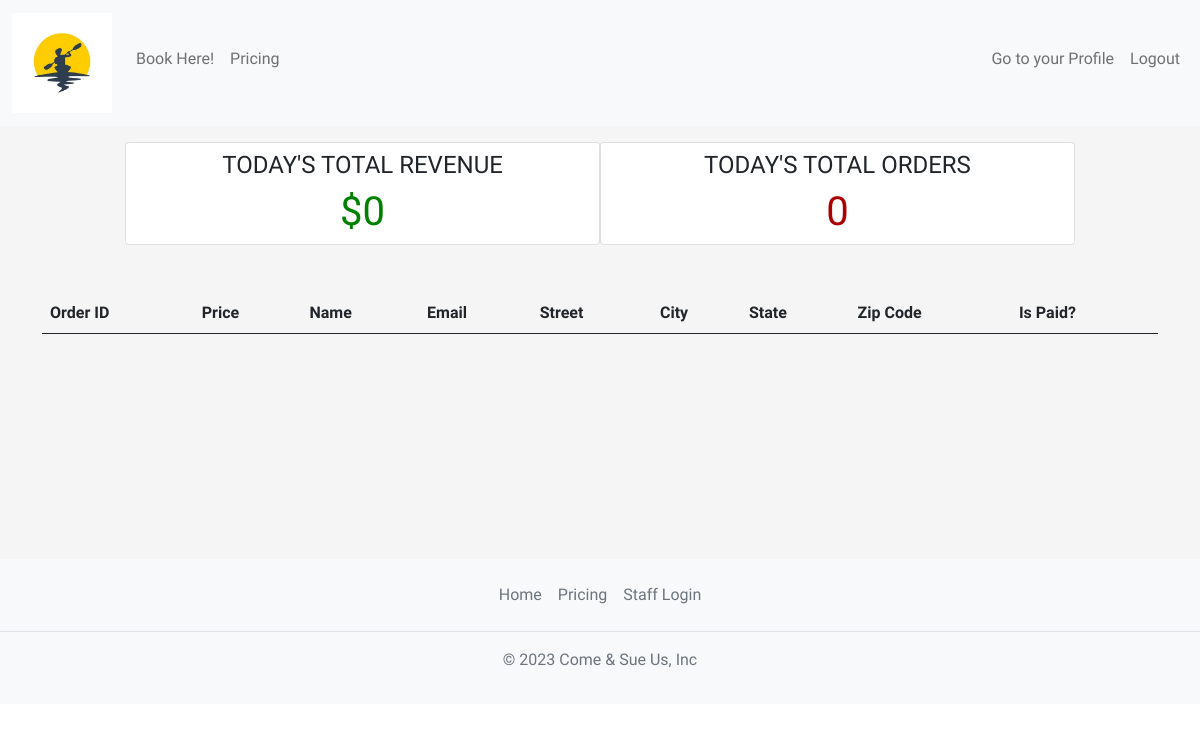
The app's page /staff/dashboard/ (signed in), older data.
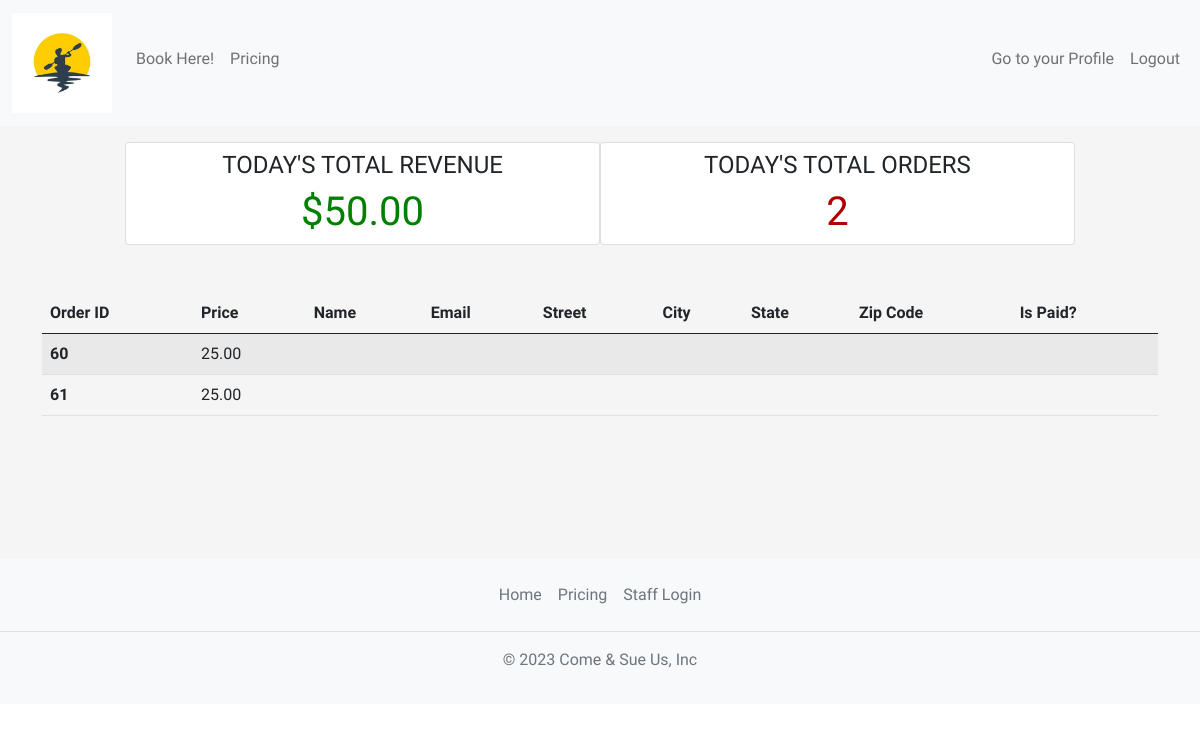
The same page, newer data.
### home/models.py (models this page shows, shortened)
class OrderModel(models.Model):
    STATUS = (
        ('Awaiting Pickup', 'Awaiting Pickup'),
        ('Delivered', 'Delivered'),
    )
    user = models.ForeignKey(get_user_model(), on_delete=models.SET_NULL, null=True)
    created_on = models.DateTimeField(auto_now_add=True)
    price = models.DecimalField(max_digits=7, decimal_places=2)
    status = models.CharField(max_length=200, null=True, choices=STATUS)
    items = models.ManyToManyField(
        'Variant', related_name='order', blank=True)

### staff/views.py (the view)
# urls.py: path('dashboard/', Dashboard.as_view(), name='dashboard'),
class Dashboard(LoginRequiredMixin, UserPassesTestMixin, View):
    def get(self, request, *args, **kwargs):
        today = datetime.today()
        orders = OrderModel.objects.filter(
            created_on__year=today.year, created_on__month=today.month, created_on__day=today.day)
        total_revenue = 0
        for order in orders:
            total_revenue += order.price
        context = {
            'orders': orders,
            'total_revenue': total_revenue,
            'total_orders': len(orders)
        }
        return render(request, 'staff/dashboard.html', context)
    def test_func(self):
        return self.request.user.groups.filter(name='Staff').exists()

### staff/templates/staff/dashboard.html (shortened to what this page needs)
{% extends 'base.html' %}
{% block content %}
    <div class="container">
        <div class="row justify-content-center mt-3">
            <div class="card col-md-5 mr-3">
                <h4 class="text-center pt-2">Today's Total Revenue</h4>
                <h1 class="text-center" style="color: green;">${{ total_revenue }}</h1>
            </div>
            <div class="card col-md-5 mr-3">
                <h4 class="text-center pt-2">Today's Total Orders</h4>
                <h1 class="text-center" style="color: #ad0003;">{{ total_orders }}</h1>
            </div>
        </div>
        <div class="row justify-content-center">
            <div class="col-md-12 mt-5">
                <table class="table table-hover table-striped">
                    <thead>
                        <tr>
                            <th scope="col">Order ID</th>
                            <th scope="col">Price</th>
                            <th scope="col">Name</th>
                            <th scope="col">Email</th>
                            <th scope="col">Street</th>
                            <th scope="col">City</th>
                            <th scope="col">State</th>
                            <th scope="col">Zip Code</th>
                            <th scope="col">Is Paid?</th>
                        </tr>
                    </thead>
                    <tbody>
                        {% for order in orders %}
                        <tr>
                            <th scope="row">{{ order.pk }}</th>
                            <td>{{ order.price }}</td>
                            <td>{{ order.name }}</td>
                            <td>{{ order.email }}</td>
                            <td>{{ order.street }}</td>
                            <td>{{ order.city }}</td>
                            <td>{{ order.state }}</td>
                            <td>{{ order.zip_code }}</td>
                            <td>
                            </td>
                        </tr>
                        {% endfor %}
                    </tbody>
                </table>
            </div>
        </div>
    </div>
{% endblock content %}

Row changes from the older to the newer data that the page shows:
added OrderModel: pk "60", price "25.00"
added OrderModel: pk "61", price "25.00"
Text that changed along with them:
{{ total_revenue }}: "0" → "50.00"
{{ total_orders }}: "0" → "2"
